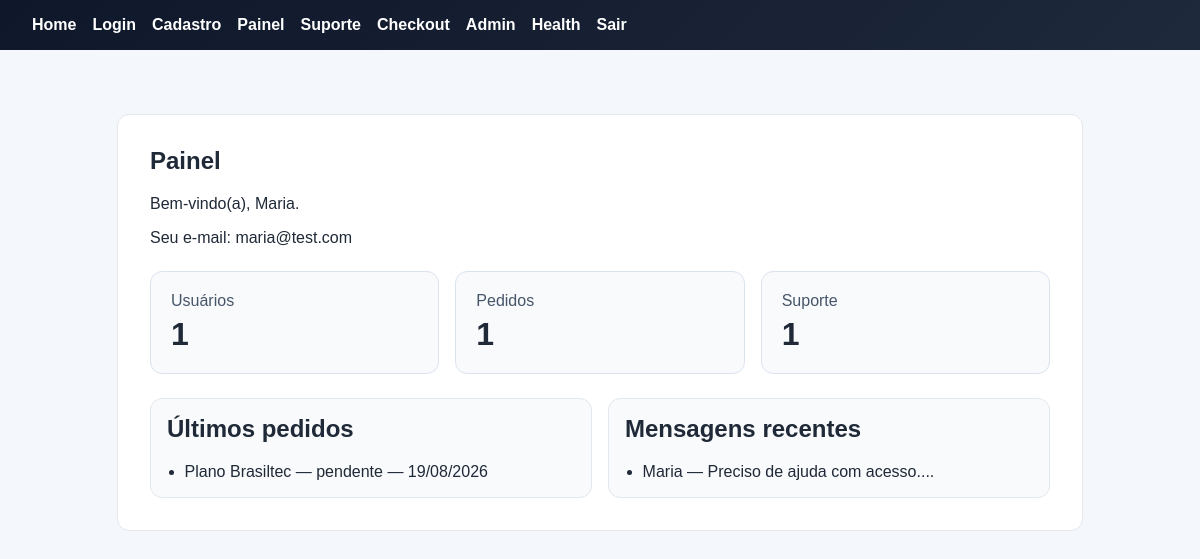
The page /painel (signed in) on the database its author committed.
### app/models.py (models this page shows, shortened)
class User(UserMixin, db.Model):
    __tablename__ = "users"
    id = db.Column(db.Integer, primary_key=True)
    nome = db.Column(db.String(120), nullable=False)
    email = db.Column(db.String(255), unique=True, nullable=False, index=True)
    password_hash = db.Column(db.String(255), nullable=False)
    created_at = db.Column(db.DateTime(timezone=True), default=utc_now, nullable=False)

class CheckoutOrder(db.Model):
    __tablename__ = "checkout_orders"
    id = db.Column(db.Integer, primary_key=True)
    user_id = db.Column(db.Integer, db.ForeignKey("users.id"), nullable=True)
    produto = db.Column(db.String(200), nullable=False, default="Plano Brasiltec")
    valor = db.Column(db.Float, nullable=False, default=99.0)
    status = db.Column(db.String(50), nullable=False, default="pendente")
    created_at = db.Column(db.DateTime(timezone=True), default=utc_now, nullable=False)

class SupportMessage(db.Model):
    __tablename__ = "support_messages"
    id = db.Column(db.Integer, primary_key=True)
    user_id = db.Column(db.Integer, db.ForeignKey("users.id"), nullable=True)
    nome = db.Column(db.String(120), nullable=False)
    email = db.Column(db.String(255), nullable=False)
    mensagem = db.Column(db.Text, nullable=False)
    created_at = db.Column(db.DateTime(timezone=True), default=utc_now, nullable=False)

### app/dashboard/routes.py (the view)
@dashboard_bp.route("/painel")
@login_required
def painel():
    stats = {
        "usuarios": User.query.count(),
        "pedidos": CheckoutOrder.query.count(),
        "suporte": SupportMessage.query.count(),
    }
    pedidos = CheckoutOrder.query.order_by(CheckoutOrder.created_at.desc()).limit(5).all()
    mensagens = SupportMessage.query.order_by(SupportMessage.created_at.desc()).limit(5).all()
    return render_template(
        "painel.html",
        title="Painel",
        user=current_user,
        stats=stats,
        pedidos=pedidos,
        mensagens=mensagens,
    )

### app/__init__.py (called while the page is built)
def create_app() -> Flask:
    app = Flask(__name__)
    app.config.from_object(Config)
    db.init_app(app)
    login_manager.init_app(app)
    login_manager.login_view = "auth.login"
    with app.app_context():
        db.create_all()
    from .site.routes import site_bp
    from .auth.routes import auth_bp
    from .dashboard.routes import dashboard_bp
    from .suporte.routes import suporte_bp
    from .checkout.routes import checkout_bp
    from .admin.routes import admin_bp
    app.register_blueprint(site_bp)
    app.register_blueprint(auth_bp)
    app.register_blueprint(dashboard_bp)
    app.register_blueprint(suporte_bp)
    app.register_blueprint(checkout_bp)
    app.register_blueprint(admin_bp)
    @login_manager.user_loader
    def load_user(user_id):
        return db.session.get(User, int(user_id))
    return app

### app/templates/painel.html
{% extends 'base.html' %}
{% block content %}
  <section class="card dashboard-shell">
    <h1>Painel</h1>
    <p>Bem-vindo(a), {{ user.nome }}.</p>
    <p>Seu e-mail: {{ user.email }}</p>
    <div class="stats-grid">
      <div class="stat-card">
        <span>Usuários</span>
        <strong>{{ stats.usuarios }}</strong>
      </div>
      <div class="stat-card">
        <span>Pedidos</span>
        <strong>{{ stats.pedidos }}</strong>
      </div>
      <div class="stat-card">
        <span>Suporte</span>
        <strong>{{ stats.suporte }}</strong>
      </div>
    </div>
    <div class="dashboard-sections">
      <div class="panel-box">
        <h2>Últimos pedidos</h2>
        {% if pedidos %}
          <ul>
            {% for pedido in pedidos %}
              <li>{{ pedido.produto }} — {{ pedido.status }} — {{ pedido.created_at.strftime('%d/%m/%Y') }}</li>
            {% endfor %}
          </ul>
        {% else %}
          <p>Nenhum pedido registrado.</p>
        {% endif %}
      </div>
      <div class="panel-box">
        <h2>Mensagens recentes</h2>
        {% if mensagens %}
          <ul>
            {% for mensagem in mensagens %}
              <li>{{ mensagem.nome }} — {{ mensagem.mensagem[:60] }}...</li>
            {% endfor %}
          </ul>
        {% else %}
          <p>Nenhuma mensagem de suporte.</p>
        {% endif %}
      </div>
    </div>
  </section>
{% endblock %}

### app/static/css/style.css (style rules this page uses)
body { margin: 0; font-family: Arial, sans-serif; background: #f4f7fb; color: #1f2937; }
section { max-width: 1200px; margin: 0 auto; padding: 2rem; }
.card { background: white; border-radius: 12px; border: 1px solid #e5e7eb; padding: 2rem; max-width: 900px; margin: 2rem auto; }
.stats-grid { display: grid; grid-template-columns: repeat(auto-fit, minmax(180px, 1fr)); gap: 1rem; margin: 1.5rem 0; }
.stat-card { background: #f8fafc; border: 1px solid #dbe3f0; border-radius: 12px; padding: 1.25rem; }
.stat-card span { display: block; color: #475569; margin-bottom: 0.4rem; }
.stat-card strong { font-size: 2rem; }
.dashboard-sections { display: grid; grid-template-columns: repeat(auto-fit, minmax(260px, 1fr)); gap: 1rem; margin-top: 1rem; }
.panel-box { background: #f8fafc; border: 1px solid #e2e8f0; border-radius: 12px; padding: 1rem; }
.panel-box ul { padding-left: 1.1rem; margin: 0; }
h1, h2, h3 { margin-top: 0; }

### rows shown on the page
User: nome "Maria", email "maria@test.com"
CheckoutOrder: produto "Plano Brasiltec", status "pendente", created_at "19/08/2026"
SupportMessage: nome "Maria", mensagem "Preciso de ajuda com acesso."

### other values the page prints
{{ stats.usuarios }} "1"
{{ stats.pedidos }} "1"
{{ stats.suporte }} "1"
